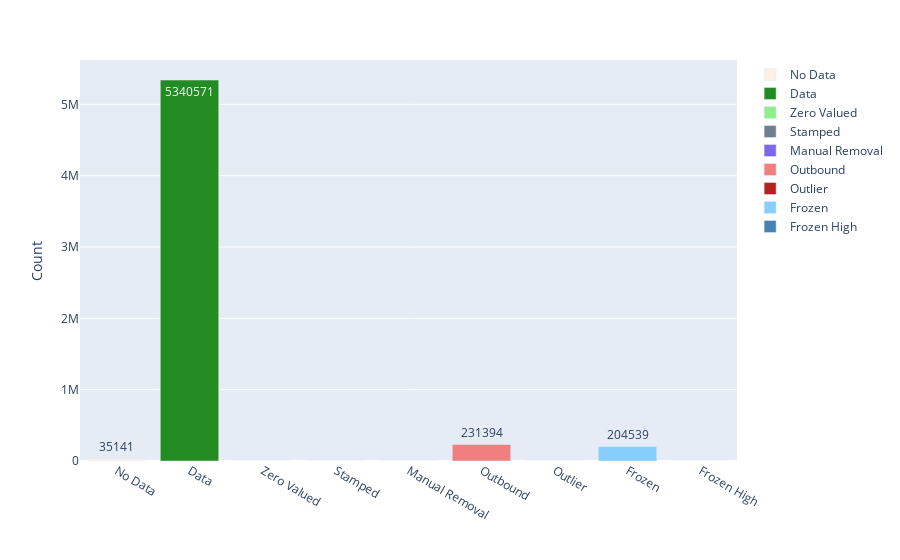

The notebook cell this image was saved under:
### Code cell
fig = px.bar(I_agg_df, x='Name', y='Count', color='Name', 
    color_discrete_map=name_2_color,
    labels={'Name': ''},
    # add count on top of the bars
    text='Count',
    )

# update the hover
fig.update_traces(hovertemplate='Count: %{y}<extra></extra>')
fig.show()

### Figure 1 — Plotly figure (JSON) as saved in the notebook; plotly's stock layout.template omitted (floating-point values rounded to 4 significant figures)
{"data": [{"alignmentgroup": "True", "hovertemplate": "Count: %{y}<extra></extra>", "legendgroup": "No Data", "marker": {"color": "linen", "pattern": {"shape": ""}}, "name": "No Data", "offsetgroup": "No Data", "orientation": "v", "showlegend": true, "text": [35141], "textposition": "auto", "type": "bar", "x": ["No Data"], "xaxis": "x", "y": [35141], "yaxis": "y"}, {"alignmentgroup": "True", "hovertemplate": "Count: %{y}<extra></extra>", "legendgroup": "Data", "marker": {"color": "forestgreen", "pattern": {"shape": ""}}, "name": "Data", "offsetgroup": "Data", "orientation": "v", "showlegend": true, "text": [5340571], "textposition": "auto", "type": "bar", "x": ["Data"], "xaxis": "x", "y": [5340571], "yaxis": "y"}, {"alignmentgroup": "True", "hovertemplate": "Count: %{y}<extra></extra>", "legendgroup": "Zero Valued", "marker": {"color": "lightgreen", "pattern": {"shape": ""}}, "name": "Zero Valued", "offsetgroup": "Zero Valued", "orientation": "v", "showlegend": true, "text": [7], "textposition": "auto", "type": "bar", "x": ["Zero Valued"], "xaxis": "x", "y": [7], "yaxis": "y"}, {"alignmentgroup": "True", "hovertemplate": "Count: %{y}<extra></extra>", "legendgroup": "Stamped", "marker": {"color": "slategray", "pattern": {"shape": ""}}, "name": "Stamped", "offsetgroup": "Stamped", "orientation": "v", "showlegend": true, "text": [0], "textposition": "auto", "type": "bar", "x": ["Stamped"], "xaxis": "x", "y": [0], "yaxis": "y"}, {"alignmentgroup": "True", "hovertemplate": "Count: %{y}<extra></extra>", "legendgroup": "Manual Removal", "marker": {"color": "mediumslateblue", "pattern": {"shape": ""}}, "name": "Manual Removal", "offsetgroup": "Manual Removal", "orientation": "v", "showlegend": true, "text": [69], "textposition": "auto", "type": "bar", "x": ["Manual Removal"], "xaxis": "x", "y": [69], "yaxis": "y"}, {"alignmentgroup": "True", "hovertemplate": "Count: %{y}<extra></extra>", "legendgroup": "Outbound", "marker": {"color": "lightcoral", "pattern": {"shape": ""}}, "name": "Outbound", "offsetgroup": "Outbound", "orientation": "v", "showlegend": true, "text": [231394], "textposition": "auto", "type": "bar", "x": ["Outbound"], "xaxis": "x", "y": [231394], "yaxis": "y"}, {"alignmentgroup": "True", "hovertemplate": "Count: %{y}<extra></extra>", "legendgroup": "Outlier", "marker": {"color": "firebrick", "pattern": {"shape": ""}}, "name": "Outlier", "offsetgroup": "Outlier", "orientation": "v", "showlegend": true, "text": [0], "textposition": "auto", "type": "bar", "x": ["Outlier"], "xaxis": "x", "y": [0], "yaxis": "y"}, {"alignmentgroup": "True", "hovertemplate": "Count: %{y}<extra></extra>", "legendgroup": "Frozen", "marker": {"color": "lightskyblue", "pattern": {"shape": ""}}, "name": "Frozen", "offsetgroup": "Frozen", "orientation": "v", "showlegend": true, "text": [204539], "textposition": "auto", "type": "bar", "x": ["Frozen"], "xaxis": "x", "y": [204539], "yaxis": "y"}, {"alignmentgroup": "True", "hovertemplate": "Count: %{y}<extra></extra>", "legendgroup": "Frozen High", "marker": {"color": "steelblue", "pattern": {"shape": ""}}, "name": "Frozen High", "offsetgroup": "Frozen High", "orientation": "v", "showlegend": true, "text": [0], "textposition": "auto", "type": "bar", "x": ["Frozen High"], "xaxis": "x", "y": [0], "yaxis": "y"}], "layout": {"barmode": "relative", "legend": {"title": {"text": ""}, "tracegroupgap": 0}, "margin": {"t": 60}, "xaxis": {"anchor": "y", "categoryarray": ["No Data", "Data", "Zero Valued", "Stamped", "Manual Removal", "Outbound", "Outlier", "Frozen", "Frozen High"], "categoryorder": "array", "domain": [0, 1], "title": {"text": ""}}, "yaxis": {"anchor": "x", "domain": [0, 1], "title": {"text": "Count"}}}}
